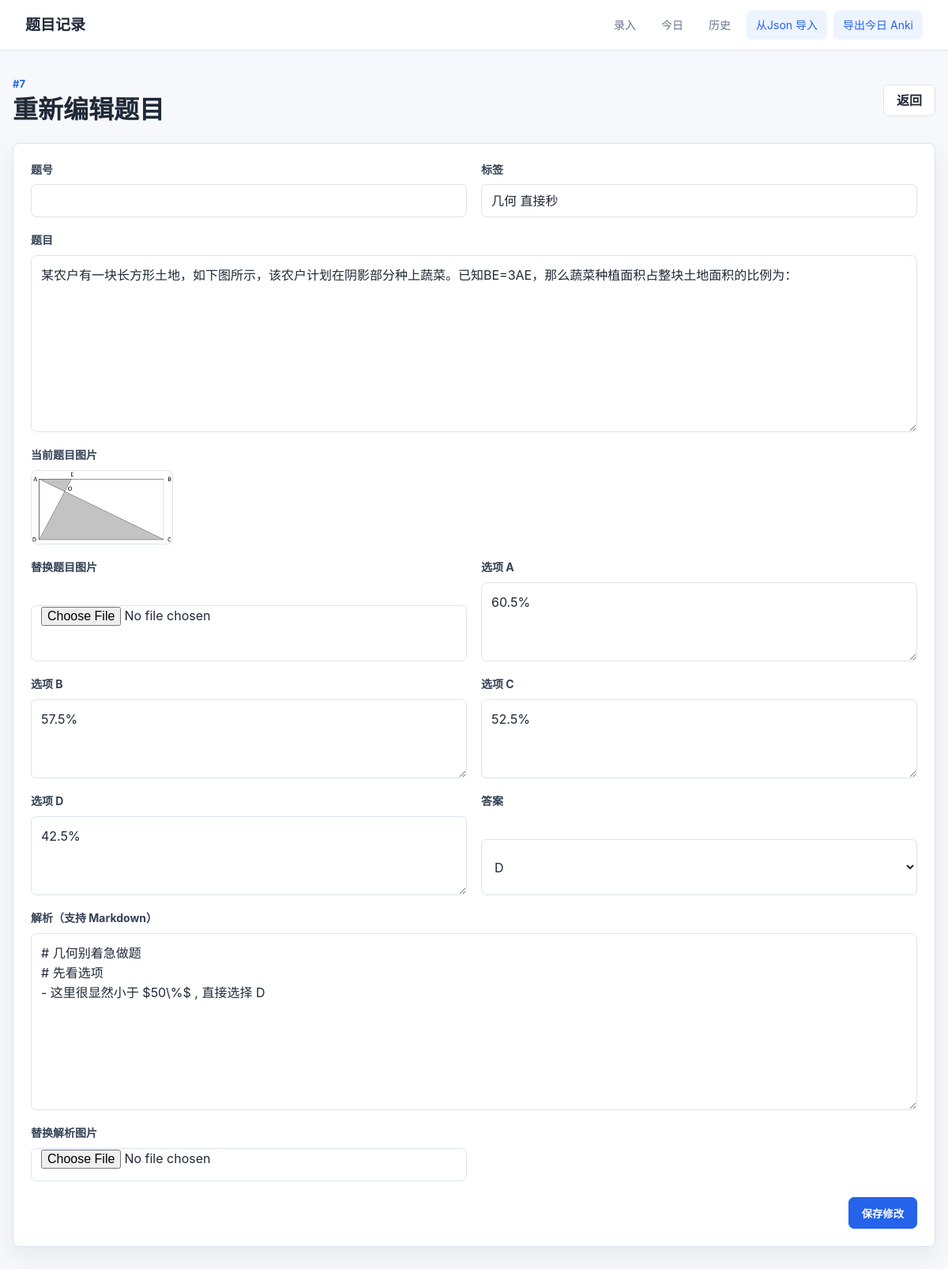
The app's page /questions/7/edit?next=/history/2026-07-12 with its own data.
### tables this page shows
CREATE TABLE questions (
                id INTEGER PRIMARY KEY AUTOINCREMENT,
                question TEXT NOT NULL,
                option_a TEXT NOT NULL,
                option_b TEXT NOT NULL,
                option_c TEXT NOT NULL,
                option_d TEXT NOT NULL,
                answer TEXT NOT NULL DEFAULT '',
                explanation TEXT NOT NULL,
                tags TEXT NOT NULL DEFAULT '',
                question_image TEXT,
                explanation_image TEXT,
                created_at TEXT NOT NULL
            , question_no TEXT NOT NULL DEFAULT '', source TEXT NOT NULL DEFAULT 'manual', question_image_position TEXT NOT NULL DEFAULT 'before');

### app.py (the view, shortened to what this page needs)
@app.route("/questions/<int:question_id>/edit", methods=["GET", "POST"])
def edit_question(question_id):
    question = fetch_question(question_id)
    if not question:
        abort(404)
    if request.method == "GET":
        return render_template("edit.html", q=question)

### app.py (called while the page is built)
def get_db():
    conn = sqlite3.connect(DB_PATH)
    conn.row_factory = sqlite3.Row
    return conn

def is_remote_image(value):
    return bool(re.match(r"^https?://", value or "", flags=re.I))

def image_refs(value):
    if not value:
        return []
    return [part.strip() for part in str(value).split(IMAGE_REF_SEPARATOR) if part.strip()]

def question_display_no(question):
    return question["question_no"] if "question_no" in question.keys() and question["question_no"] else question["id"]

def fetch_question(question_id):
    with get_db() as conn:
        return conn.execute("SELECT * FROM questions WHERE id = ?", (question_id,)).fetchone()

@app.template_filter("image_refs")
def image_refs_filter(value):
    return image_refs(value)

@app.template_filter("image_src")
def image_src(value):
    return value if is_remote_image(value) else url_for("uploaded_file", filename=value)

@app.template_filter("question_no")
def question_no_filter(value):
    return question_display_no(value)

### templates/edit.html (shortened to what this page needs)
{% extends "base.html" %}
{% set title = "编辑题目" %}
{% block content %}
<section class="page-head">
  <div>
    <p class="eyebrow">#{{ q|question_no }}</p>
    <h1>重新编辑题目</h1>
  </div>
  <a class="button subtle" href="{{ request.args.get('next') or url_for('history_day', day=q.created_at[:10]) }}">返回</a>
</section>
<form class="editor" action="{{ url_for('edit_question', question_id=q.id) }}" method="post" enctype="multipart/form-data">
  <div class="form-grid">
    <label>
      <span>题号</span>
      <input name="question_no" type="text" value="{{ q.question_no }}">
    </label>
    <label>
      <span>标签</span>
      <input name="tags" type="text" value="{{ q.tags }}">
    </label>
    <label class="wide">
      <span>题目</span>
      <textarea name="question" rows="8" required>{{ q.question }}</textarea>
    </label>
    <label class="wide">
      <span>当前题目图片</span>
      <div class="image-preview-row">
        {% for image in q.question_image|image_refs %}
          <img class="attachment tiny" src="{{ image|image_src }}" alt="题目图片">
        {% else %}
          <span class="placeholder">暂无图片</span>
        {% endfor %}
      </div>
    </label>
    <label>
      <span>替换题目图片</span>
      <input type="file" name="question_image" accept="image/*">
    </label>
    <label>
      <span>选项 A</span>
      <textarea name="option_a" rows="3" required>{{ q.option_a }}</textarea>
    </label>
    <label>
      <span>选项 B</span>
      <textarea name="option_b" rows="3" required>{{ q.option_b }}</textarea>
    </label>
    <label>
      <span>选项 C</span>
      <textarea name="option_c" rows="3" required>{{ q.option_c }}</textarea>
    </label>
    <label>
      <span>选项 D</span>
      <textarea name="option_d" rows="3" required>{{ q.option_d }}</textarea>
    </label>
    <label>
      <span>答案</span>
      <select name="answer">
        {% for key in ["A", "B", "C", "D"] %}
          <option value="{{ key }}" {% if q.answer == key %}selected{% endif %}>{{ key }}</option>
        {% endfor %}
      </select>
    </label>
    <label class="wide">
      <span>解析（支持 Markdown）</span>
      <textarea name="explanation" rows="8" required>{{ q.explanation }}</textarea>
    </label>
    <label>
      <span>替换解析图片</span>
      <input type="file" name="explanation_image" accept="image/*">
    </label>
  </div>
  <div class="actions">
    <button class="button primary" type="submit">保存修改</button>
  </div>
</form>
{% endblock %}

### static/style.css (style rules this page uses)
:root { --bg: #f7f8fb; --panel: #ffffff; --text: #1f2937; --muted: #64748b; --line: #dbe3ef; --accent: #2563eb; --accent-dark: #1d4ed8; --soft: #eef4ff; --danger: #b42318; --ok: #157f3b; --shadow: 0 12px 30px rgba(15, 23, 42, 0.07); }
* { box-sizing: border-box; }
body { margin: 0; background: var(--bg); color: var(--text); font-family: -apple-system, BlinkMacSystemFont, "Segoe UI", "PingFang SC", "Microsoft YaHei", sans-serif; font-size: 16px; line-height: 1.55; }
a { color: inherit; text-decoration: none; }
.page-head, .section-title, .count-bar { display: flex; align-items: center; justify-content: space-between; gap: 16px; }
.page-head { margin-bottom: 22px; }
.eyebrow { margin: 0 0 4px; color: var(--accent); font-size: 13px; font-weight: 700; letter-spacing: 0; text-transform: uppercase; }
h1, h2 { margin: 0; line-height: 1.2; }
h1 { font-size: 32px; }
.button { display: inline-flex; align-items: center; justify-content: center; min-height: 40px; padding: 0 16px; border: 1px solid var(--line); border-radius: 7px; background: var(--panel); color: var(--text); font-weight: 700; cursor: pointer; }
.button.primary { border-color: var(--accent); background: var(--accent); color: #fff; }
.editor, .question-card, .empty { border: 1px solid var(--line); border-radius: 8px; background: var(--panel); box-shadow: var(--shadow); }
.editor { padding: 22px; }
.form-grid { display: grid; grid-template-columns: repeat(2, minmax(0, 1fr)); gap: 18px; }
label { display: grid; gap: 8px; }
label.wide { grid-column: 1 / -1; }
label span { color: #334155; font-size: 14px; font-weight: 700; }
input, select, textarea { width: 100%; border: 1px solid var(--line); border-radius: 7px; background: #fff; color: var(--text); font: inherit; }
input, select { min-height: 42px; padding: 0 12px; }
textarea { resize: vertical; min-height: 86px; padding: 12px; }
.actions { display: flex; justify-content: flex-end; margin-top: 20px; }
.attachment { display: block; max-width: min(100%, 620px); max-height: 420px; object-fit: contain; margin: 12px 0; border: 1px solid var(--line); border-radius: 8px; }
.attachment.tiny { max-width: 180px; max-height: 120px; margin: 0; }
.image-preview-row { display: flex; gap: 10px; flex-wrap: wrap; align-items: center; min-height: 42px; }

### records on screen
questions: tags "几何 直接秒", question "某农户有一块长方形土地，如下图所示，该农户计划在阴影部分种上蔬菜。已知BE=3AE，那么蔬菜种植面积占整块土地面积的比例为：", question_image (picture), option_a "60.5%", option_b "57.5%", option_c "52.5%", option_d "42.5%", answer "D", explanation "# 几何别着急做题 # 先看选项 - 这里很显然小于 $50\\%$ , 直接选择 D"

### other values on screen
{{ q|question_no }} "7"
